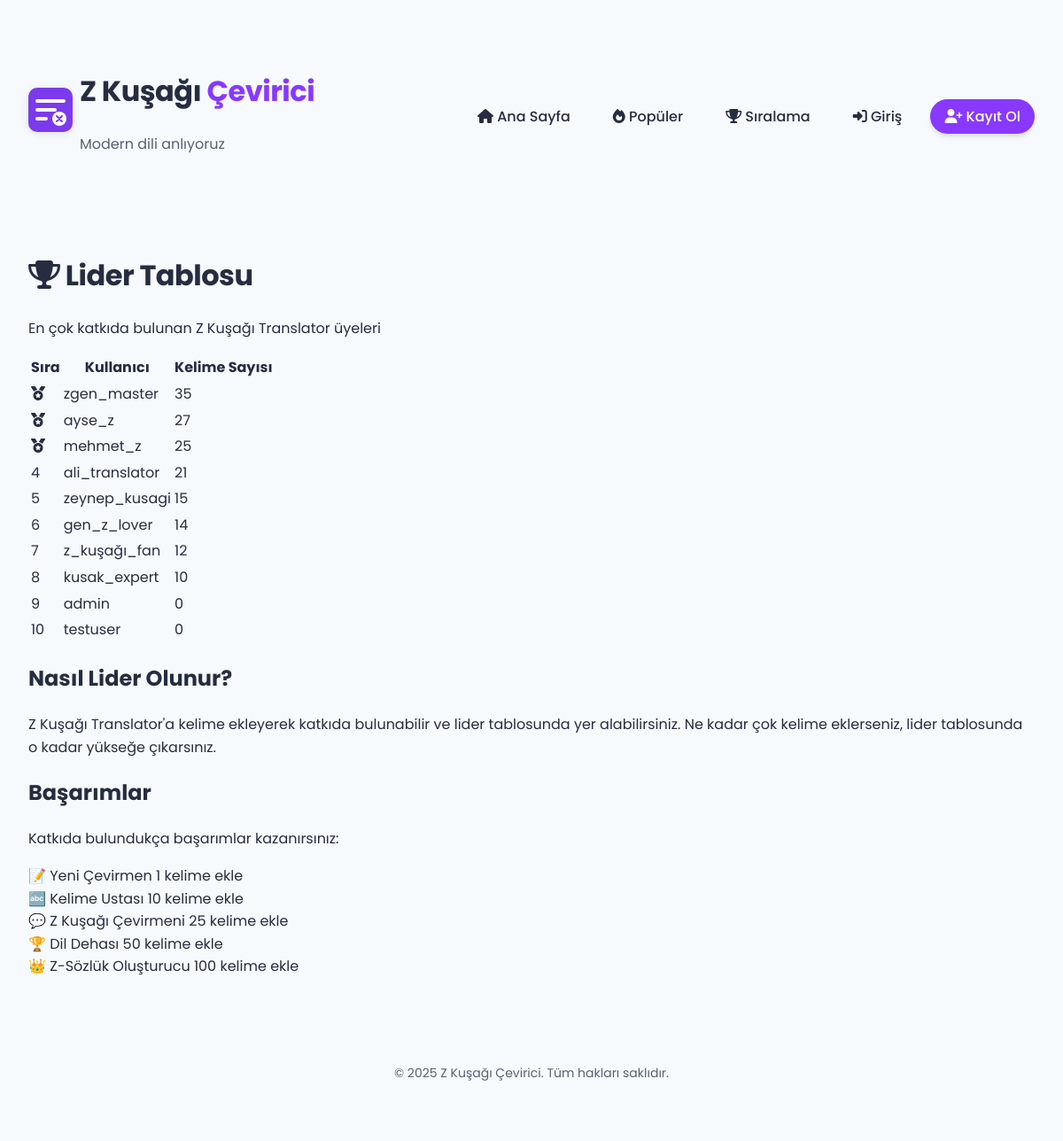
The app's page /leaderboard with its own data.
### tables this page shows
CREATE TABLE users (
        id INTEGER PRIMARY KEY AUTOINCREMENT,
        username TEXT UNIQUE NOT NULL,
        email TEXT UNIQUE NOT NULL,
        password_hash TEXT NOT NULL,
        created_at TIMESTAMP DEFAULT CURRENT_TIMESTAMP,
        updated_at TIMESTAMP DEFAULT CURRENT_TIMESTAMP,
        contribution_count INTEGER DEFAULT 0,
        bio TEXT,
        is_admin INTEGER DEFAULT 0
    );

### app.py (the view)
@app.route('/leaderboard')
def leaderboard():
    top_contributors = get_top_contributors(20)
    return render_template('leaderboard.html', contributors=top_contributors)

### db_config.py (called while the page is built)
def get_db_connection():
    if 'DATABASE_URL' in os.environ or 'PGDATABASE' in os.environ:
        logger.info("PostgreSQL veritabanı kullanılıyor (Railway)")
        return get_postgres_connection()
    else:
        logger.info("SQLite veritabanı kullanılıyor (Railway PostgreSQL bulunamadı)")
        return get_sqlite_connection()

### models.py (called while the page is built)
def get_top_contributors(limit=10):
    conn = get_db_connection()
    cur = conn.cursor()
    cur.execute("""
        SELECT id, username, contribution_count
        FROM users
        ORDER BY contribution_count DESC LIMIT ?
    """, (limit,))
    results = cur.fetchall()
    conn.close()
    return [dict(result) for result in results]

### templates/leaderboard.html (shortened to what this page needs)
{% extends "base.html" %}
{% block content %}
<div class="leaderboard-container">
    <h1><i class="fas fa-trophy"></i> Lider Tablosu</h1>
    <p class="leaderboard-intro">En çok katkıda bulunan Z Kuşağı Translator üyeleri</p>
    <div class="leaderboard-table">
        <table class="contributor-table">
            <thead>
                <tr>
                    <th class="rank-column">Sıra</th>
                    <th class="user-column">Kullanıcı</th>
                    <th class="count-column">Kelime Sayısı</th>
                </tr>
            </thead>
            <tbody>
                {% if contributors %}
                    {% for contributor in contributors %}
                        <tr class="contributor-row {% if loop.index <= 3 %}top-{{ loop.index }}{% endif %}">
                            <td class="rank-column">
                                {% if loop.index == 1 %}
                                    <i class="fas fa-medal gold"></i>
                                {% elif loop.index == 2 %}
                                    <i class="fas fa-medal silver"></i>
                                {% elif loop.index == 3 %}
                                    <i class="fas fa-medal bronze"></i>
                                {% else %}
                                    {{ loop.index }}
                                {% endif %}
                            </td>
                            <td class="user-column">{{ contributor.username }}</td>
                            <td class="count-column">{{ contributor.contribution_count }}</td>
                        </tr>
                    {% endfor %}
                {% endif %}
            </tbody>
        </table>
    </div>
    <div class="leaderboard-info">
        <h2>Nasıl Lider Olunur?</h2>
        <p>Z Kuşağı Translator'a kelime ekleyerek katkıda bulunabilir ve lider tablosunda yer alabilirsiniz. Ne kadar çok kelime eklerseniz, lider tablosunda o kadar yükseğe çıkarsınız.</p>
        <h2>Başarımlar</h2>
        <p>Katkıda bulundukça başarımlar kazanırsınız:</p>
        <div class="achievements-list">
            <div class="achievement-item">
                <span class="achievement-icon">📝</span>
                <span class="achievement-name">Yeni Çevirmen</span>
                <span class="achievement-req">1 kelime ekle</span>
            </div>
            <div class="achievement-item">
                <span class="achievement-icon">🔤</span>
                <span class="achievement-name">Kelime Ustası</span>
                <span class="achievement-req">10 kelime ekle</span>
            </div>
            <div class="achievement-item">
                <span class="achievement-icon">💬</span>
                <span class="achievement-name">Z Kuşağı Çevirmeni</span>
                <span class="achievement-req">25 kelime ekle</span>
            </div>
            <div class="achievement-item">
                <span class="achievement-icon">🏆</span>
                <span class="achievement-name">Dil Dehası</span>
                <span class="achievement-req">50 kelime ekle</span>
            </div>
            <div class="achievement-item">
                <span class="achievement-icon">👑</span>
                <span class="achievement-name">Z-Sözlük Oluşturucu</span>
                <span class="achievement-req">100 kelime ekle</span>
            </div>
        </div>
    </div>
</div>
{% endblock %}

### static/css/style.css (style rules this page uses)
:root { --primary: 264 100% 61%; --primary-light: 264 96% 85%; --primary-dark: 264 100% 50%; --secondary: 330 100% 65%; --secondary-light: 330 100% 75%; --accent: 160 84% 39%; --accent-light: 160 84% 50%; --background: 210 50% 98%; --card-bg: 0 0% 100%; --text-dark: 225 25% 20%; --text-medium: 220 15% 40%; --text-light: 220 15% 60%; --success: 142 76% 36%; --warning: 38 92% 50%; --danger: 0 84% 60%; --border: 220 13% 91%; --space-xs: 0.25rem; --space-sm: 0.5rem; --space-md: 1rem; --space-lg: 1.5rem; --space-xl: 2rem; --space-xxl: 3rem; --font-family: 'Poppins', sans-serif; --font-size-xs: 0.75rem; --font-size-sm: 0.875rem; --font-size-md: 1rem; --font-size-lg: 1.125rem; --font-size-xl: 1.25rem; --font-size-xxl: 1.5rem; --font-size-title: 2rem; --font-size-display: 2.5rem; --radius-sm: 0.25rem; --radius-md: 0.5rem; --radius-lg: 0.75rem; --radius-xl: 1rem; --radius-pill: 9999px; --shadow-sm: 0 1px 2px rgba(0, 0, 0, 0.05); --shadow-md: 0 4px 6px -1px rgba(0, 0, 0, 0.1), 0 2px 4px -1px rgba(0, 0, 0, 0.06); --shadow-lg: 0 10px 15px -3px rgba(0, 0, 0, 0.1), 0 4px 6px -2px rgba(0, 0, 0, 0.05); --shadow-xl: 0 20px 25px -5px rgba(0, 0, 0, 0.1), 0 10px 10px -5px rgba(0, 0, 0, 0.04); --shadow-glow: 0 0 15px rgba(124, 58, 237, 0.5); }
body { font-family: var(--font-family); background-color: hsl(var(--background)); background-image: radial-gradient(circle at 0% 0%, hsla(var(--primary-light), 0.1) 0%, transparent 60%), radial-gradient(circle at 100% 100%, hsla(var(--secondary-light), 0.1) 0%, transparent 60%); background-attachment: fixed; color: hsl(var(--text-dark)); line-height: 1.6; min-height: 100vh; }
h1 { font-size: var(--font-size-title); font-weight: 700; color: hsl(var(--text-dark)); text-shadow: 0 1px 2px rgba(0, 0, 0, 0.05); letter-spacing: -0.5px; }

### records on screen
users: username "zgen_master", contribution_count "35"
users: username "ayse_z", contribution_count "27"
users: username "mehmet_z", contribution_count "25"
users: username "ali_translator", contribution_count "21"
users: username "zeynep_kusagi", contribution_count "15"
users: username "gen_z_lover", contribution_count "14"
users: username "z_kuşağı_fan", contribution_count "12"
users: username "kusak_expert", contribution_count "10"
users: username "admin", contribution_count "0"
users: username "testuser", contribution_count "0"
